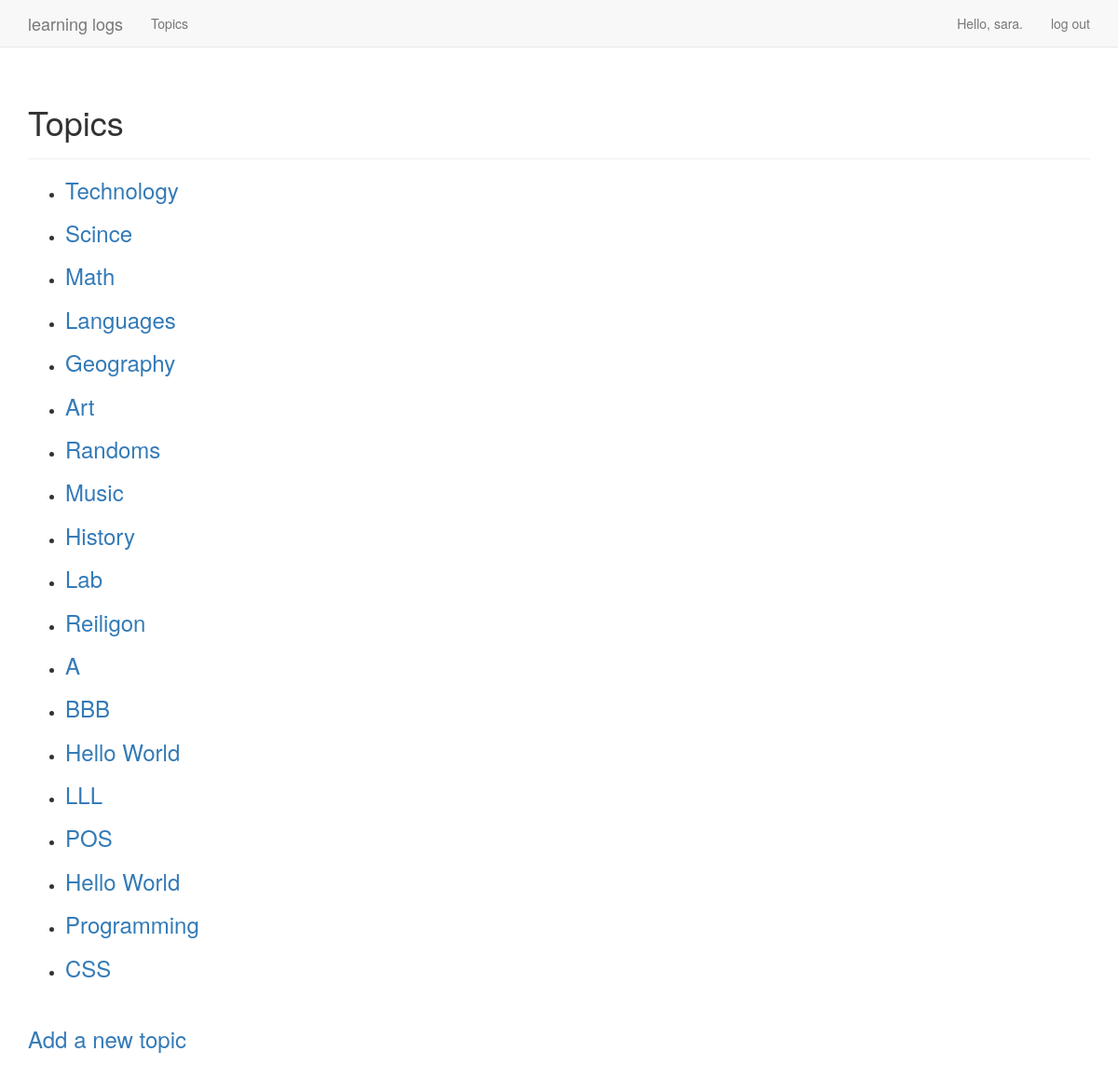
The app's page /topics/ (signed in) with its own data.
### learning_logs/models.py (models this page shows)
class Topic(models.Model):
    text = models.CharField(max_length=150)
    date_published = models.DateTimeField(auto_now_add=True)
    owner = models.ForeignKey(User, on_delete=models.CASCADE)
    def __str__(self):
        return self.text

### learning_logs/views.py (the view)
# urls.py: path('topics/', views.topics, name="topics"),
@login_required
def topics(request):
    topics = Topic.objects.filter(owner=request.user).order_by('date_published')
    context = {'topics': topics}
    return render(request, 'learning_logs/topics.html', context)

### learning_logs/templates/learning_logs/topics.html
{% extends "learning_logs/base.html" %}
{% block header %}
  <h1>Topics</h1>
{% endblock header %}
{% block content %}
  <ul>
    {% for topic in topics %}
      <li><h3><a href="/topics/{{topic.id}}">{{ topic }}</a></h3></li>
    {% empty %}
      <li>No topics have been added yet.</li>
    {% endfor %}
  </ul>
<br/>
  <h3><a href="/new_topic/"> Add a new topic</a></h3>
<br/>
{% endblock content %}

### learning_logs/templates/learning_logs/base.html (shortened to what this page needs)
{% load bootstrap3 %}
<!DOCTYPE html>
<html lang="en">
  <head>
    {% bootstrap_css %}
  </head>
  <body>
    <nav class="navbar navbar-default navbar-static-top">
      <div class="container">
        <div class="navbar-header">
          <a class="navbar-brand" href="">
            learning logs</a>
        </div>
        <div id="navbar" class="navbar-collapse collapse">
          <ul class="nav navbar-nav">
            <li><a href="/topics/">Topics</a></li>
          </ul>
          <ul class="nav navbar-nav navbar-right">
            {% if user.is_authenticated %}
              <li><a>Hello, {{ user.username }}.</a></li>
              <li><a href="/users/logout">log out</a></li>
            {% else %}
              <li><a href="/users/register"> Register </a></li>
              <li><a href="/users/login">log in</a></li>
            {% endif %}
          </ul>
        </div>
      </div>
    </nav>
    <div class="container">
      <div class="page-header">
        {% block header %}{% endblock header %}
      </div>
      <div>
        {% block content %}{% endblock content %}
      </div>
    </div>
  </body>
</html>

### records on screen
Topic: text "Technology"
Topic: text "Scince"
Topic: text "Math"
Topic: text "Languages"
Topic: text "Geography"
Topic: text "Art"
Topic: text "Randoms"
Topic: text "Music"
Topic: text "History"
Topic: text "Lab"
Topic: text "Reiligon"
Topic: text "A"
Topic: text "BBB"
Topic: text "Hello World"
Topic: text "LLL"
Topic: text "POS"
Topic: text "Hello World"
Topic: text "Programming"
Topic: text "CSS"

### other values on screen
{{ user.username }} "sara"
